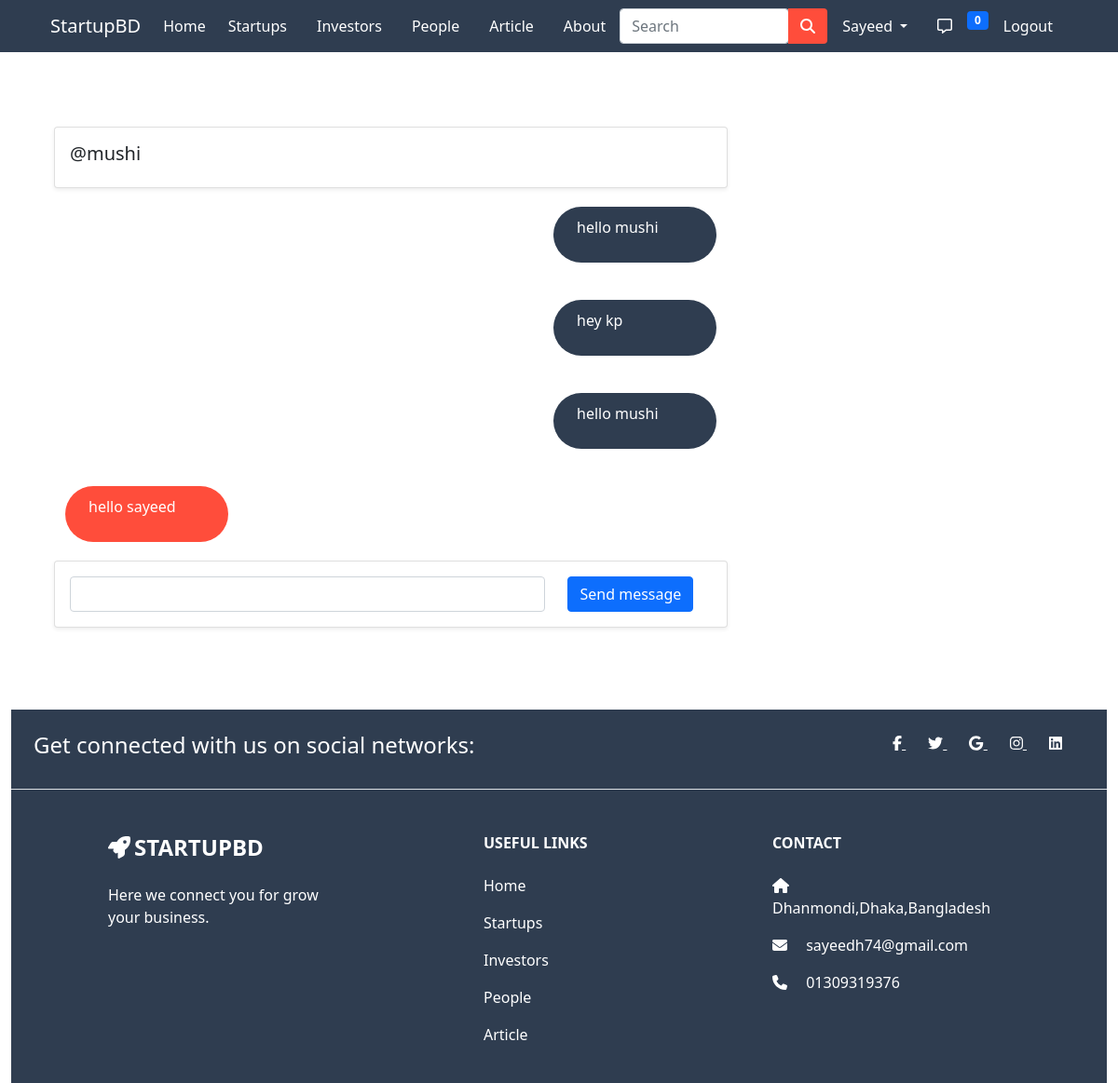
Before: /inbox/8/ (signed in) with the older database file.
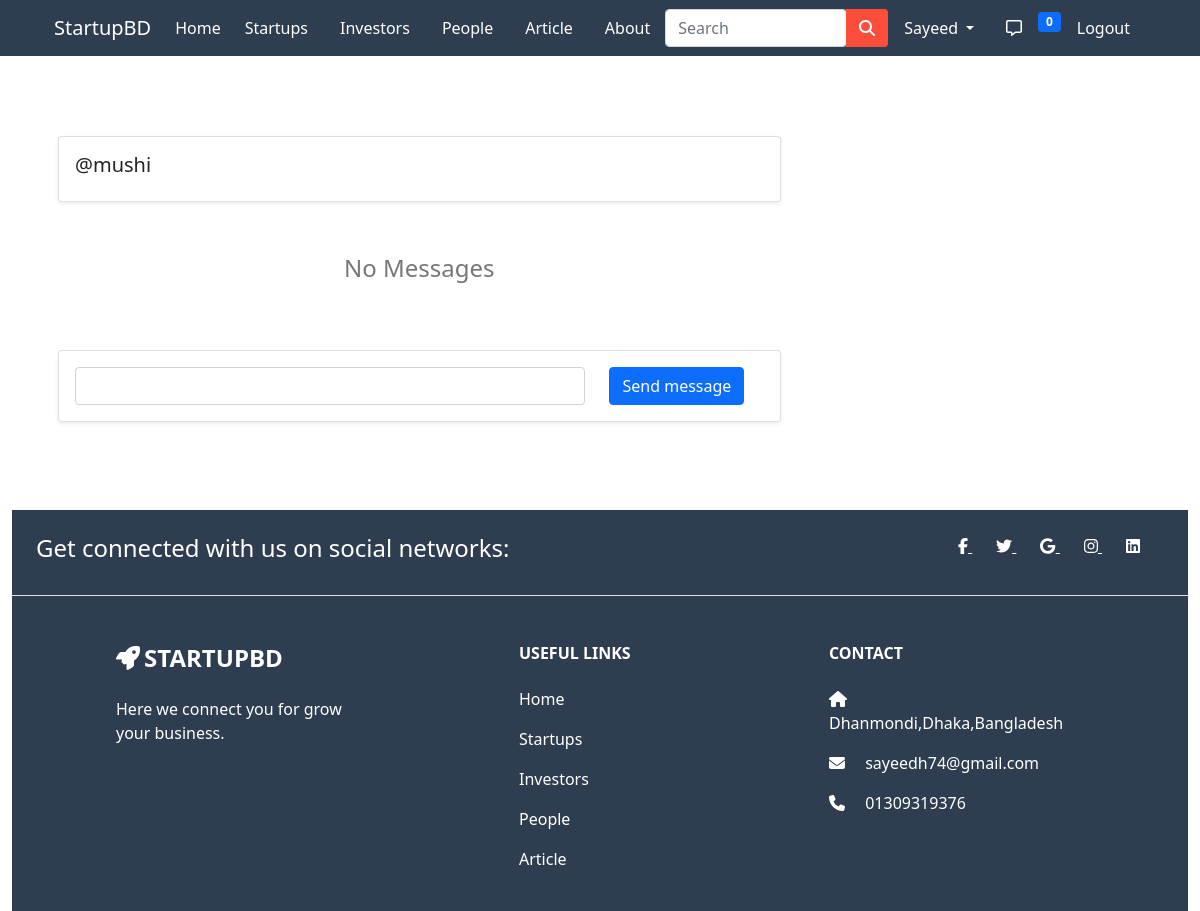
After: the same page with the newer database file.
### app/models.py (models this page shows)
class MessageModel(models.Model):
  thread = models.ForeignKey(ThreadModel,related_name='+',
  on_delete=models.CASCADE,blank=True,null=True)
  sender_user= models.ForeignKey(User,on_delete=models.CASCADE,related_name='+')
  receiver_user= models.ForeignKey(User,on_delete=models.CASCADE,related_name='+')
  body = models.CharField(max_length=1000)
  image = models.ImageField(upload_to='message_images/',blank=True,null=True)
  date = models.DateTimeField(auto_now_add=True)
  is_read= models.BooleanField(default=False)

### app/views.py (the view)
# urls.py: path('inbox/<int:pk>/', ThreadView.as_view(), name='thread'),
class ThreadView(View):
    def get(self, request, pk, *args, **kwargs):
        form = MessageForm()
        thread = ThreadModel.objects.get(pk=pk)
        message_list = MessageModel.objects.filter(thread__pk__contains=pk)
        context = {
            'thread': thread,
            'form': form,
            'message_list': message_list
        }
        return render(request, 'app/thread.html', context)

### app/form.py
class MessageForm(forms.Form):
    message = forms.CharField(label='', max_length=1000)

### app/templatetags/custom_tags.py (called while the page is built)
@register.inclusion_tag('app/show_notifications.html', takes_context=True)
def show_notifications(context):
	request_user = context['request'].user
	notifications = Notification.objects.filter(
		to_user=request_user).exclude(user_has_seen=True).order_by('-date')
	return {'notifications': notifications}

### app/templates/app/thread.html (shortened to what this page needs)
{% extends 'app/base.html' %}
{% load static %}
{% load crispy_forms_tags %}
{% block main-content %}
<div class="container my-5" style="padding: 40px;">
  <div class="row">
    <div class="card col-md-8 mt-5 p-3 shadow-sm">
      {% if thread.receiver == request.user %}
      <h5>@{{ thread.user }}</h5>
      {% else %}
      <h5>@{{ thread.receiver }}</h5>
      {% endif %}
    </div>
  </div>
  {% if message_list.all.count == 0 %}
  <div class="row my-5">
    <div class="col-md-8">
      <p class="empty-text">No Messages</p>
    </div>
  </div>
  {% endif %}
  {% for message in message_list %}
  <div class="row">
    <div class="col-md-8 my-1">
      {% if message.sender_user == request.user %}
      <div class="sent-message my-3">
        <p>{{ message.body }}</p>
      </div>
      {% elif message.receiver_user == request.user %}
      <div class="received-message my-3">
        <p>{{ message.body }}</p>
      </div>
      {% endif %}
    </div>
  </div>
  {% endfor %}
  <div class="row">
    <div class="card col-md-8 p-3 shadow-sm">
      <form method="POST" action="{% url 'create-message' thread.pk %}" enctype="multipart/form-data">
        <div class="row">
          <div class="col-md-9">
            {{ form | crispy }}
          </div>
          <div class="col-md-3">
            <button class="btn btn-primary  me-2" type="submit">Send message</button>
          </div>
        </div>
      </form>
    </div>
  </div>
</div>
{% endblock main-content %}

Changed rows visible on the page:
removed MessageModel: body "hello mushi"
removed MessageModel: body "hey kp"
removed MessageModel: body "hello mushi"
removed MessageModel: body "hello sayeed"
Other visible differences:
text now shown: "No Messages"
